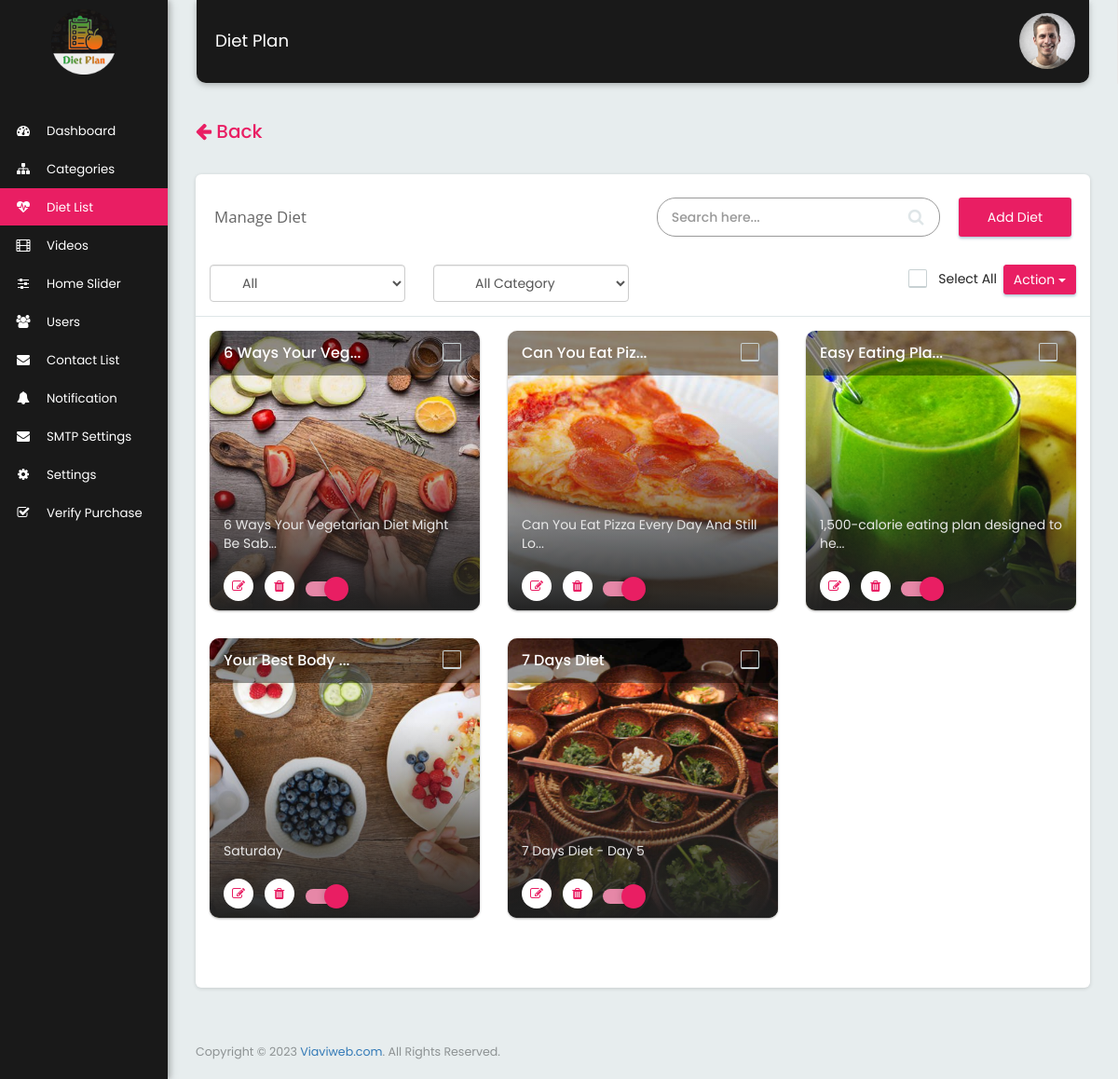
Screenshot of /manage_diets.php (signed in) with the database file from the repository.
### tables this page shows
CREATE TABLE `tbl_diets` (
  `id` int(11) NOT NULL,
  `cat_id` int(11) NOT NULL,
  `diet_title` varchar(150) NOT NULL,
  `diet_info` text NOT NULL,
  `diet_image` varchar(255) NOT NULL,
  `total_views` int(11) NOT NULL DEFAULT 0,
  `status` int(1) NOT NULL DEFAULT 1,
  `status_type` varchar(30) NOT NULL,
  `is_slider` int(1) NOT NULL DEFAULT 0
);

CREATE TABLE `tbl_category` (
  `cid` int(11) NOT NULL,
  `category_name` varchar(100) NOT NULL,
  `category_image` varchar(100) NOT NULL,
  `show_on_home` int(1) NOT NULL DEFAULT 0,
  `status` int(1) NOT NULL DEFAULT 1
);

### manage_diets.php (the view, shortened to what this page needs)
<?php
$page_title="Manage Diet";
include("includes/header.php");
require("includes/function.php");
$tableName="tbl_diets";
$limit = 12;
if(isset($_GET['cat_id'])){
	$cat_id = filter_var($_GET['cat_id'], FILTER_SANITIZE_STRING);
	if(isset($_GET['filter'])){
		$query ="SELECT COUNT(*) as num FROM tbl_diets
		LEFT JOIN tbl_category ON tbl_diets.`cat_id`=tbl_category.`cid`
		WHERE $status AND ".$_GET['filter']."";
		$targetpage = "manage_diets.php?cat_id=$cat_id&filter=".$_GET['filter'];
	}
	else{
		$query = "SELECT COUNT(*) as num FROM $tableName WHERE `cat_id`='$cat_id'";
		$targetpage = "manage_diets.php?cat_id=".$cat_id;
	}
	$total_pages = mysqli_fetch_array(mysqli_query($mysqli,$query));
	$total_pages = $total_pages['num'];
	$stages = 3;
	$page=0;
	if(isset($_GET['page'])){
		$page = mysqli_real_escape_string($mysqli,$_GET['page']);
	}
	if($page){
		$start = ($page - 1) * $limit;
	}else{
		$start = 0;
	}
	$quotes_qry="SELECT tbl_category.`category_name`,tbl_diets.* FROM tbl_diets
	LEFT JOIN tbl_category ON tbl_diets.`cat_id`= tbl_category.`cid`
	WHERE tbl_diets.`cat_id`='$cat_id'
	ORDER BY tbl_diets.`id` DESC LIMIT $start, $limit";
	$result=mysqli_query($mysqli,$quotes_qry);
	if(isset($_GET['filter'])){
		$status='';
		if($_GET['filter']=='enable'){
			$status="tbl_diets.`status`='1'";
		}else if($_GET['filter']=='disable'){
			$status="tbl_diets.`status`='0'";
		}
		$quotes_qry="SELECT tbl_category.`category_name`,tbl_diets.* FROM tbl_diets
		LEFT JOIN tbl_category ON tbl_diets.`cat_id`=tbl_category.`cid`
		WHERE $status AND tbl_diets.`cat_id`='$cat_id'
		ORDER BY tbl_diets.`id` DESC LIMIT $start, $limit";
		$result=mysqli_query($mysqli,$quotes_qry);
	}
}
else
{
	$limit = 12;
	$page=0;
	if($page){
		$start = ($page - 1) * $limit;
	}else{
		$start = 0;
	}
	$sql_query="SELECT tbl_diets.*,tbl_category.`category_name` FROM tbl_diets
	LEFT JOIN tbl_category ON tbl_diets.`cat_id` = tbl_category.`cid`
	ORDER BY tbl_diets.`id` DESC LIMIT $start, $limit";
	$result = mysqli_query($mysqli, $sql_query) or die(mysqli_error($mysqli));
}
?>
<div class="row">
	<div class="col-xs-12">
		<?php
		    if(isset($_SERVER['HTTP_REFERER']))
		    {
		      echo '<a href="'.$_SERVER['HTTP_REFERER'].'"><h4 class="pull-left" style="font-size: 20px;color: #e91e63"><i class="fa fa-arrow-left"></i> Back</h4></a>';
		    }
		?>
		<div class="card mrg_bottom">
			<div class="page_title_block">
				<div class="col-md-5 col-xs-12">
					<div class="page_title"><?= $page_title?></div>
				</div>
				<div class="col-md-7 col-xs-12">
					<div class="search_list">
						<div class="search_block">
							<form  method="post" action="<?php echo $_SERVER['PHP_SELF']; ?>">
								<input class="form-control input-sm" placeholder="Search here..." aria-controls="DataTables_Table_0" type="search" name="search_value" value="<?php if (isset($_POST['search_value'])) { echo $_POST['search_value']; } ?>" required="required">
								<button type="submit" name="data_search"  class="btn-search"><i class="fa fa-search"></i></button>
							</form>
						</div>
						<div class="add_btn_primary"> <a href="add_diets.php?add=yes">Add Diet</a> </div>
					</div>
				</div>
				<form id="filterForm" accept="" method="GET" style="clear:both">
					<div class="col-md-3">
						<select name="filter" class="form-control select2 filter" required style="padding: 5px 30px;height: 40px;">
							<option value="">All</option>
						</select>
					</div>
					<div class="col-md-3">
						<select name="cat_id" class="form-control select2 filter" required style="padding: 5px 40px;height: 40px;">
							<option value="">All Category</option>
						</select>
					</div>
				</form>
				<div class="col-md-4 col-xs-12 text-right" style="float: right;">
					<div class="checkbox" style="width: 95px;margin-top: 5px;margin-left: 10px;right: 100px;position: absolute;">
						<label for="checkall_input">
							Select All
						</label>
					</div>
					<div class="dropdown" style="float:right">
						<button class="btn btn-primary dropdown-toggle btn_cust" type="button" data-toggle="dropdown">Action
							<span class="caret"></span></button>
					</div>
				</div>
			</div>
			<div class="clearfix"></div>
				<div class="col-md-12 mrg-top">
					<div class="row">
						<?php
						$i=0;
						while($row=mysqli_fetch_array($result))
							{?>
								<div class="col-lg-4 col-sm-6 col-xs-12">
									<div class="block_wallpaper">
										<div class="wall_category_block">
											<h2>
												<?php
												if (strlen($row['category_name']) > 15) {
													echo substr(stripslashes($row['category_name']), 0, 15) . '...';
												} else {
													echo $row['category_name'];
												}
												?>
											</h2>
											<div class="checkbox" style="float: right">
												<label for="checkbox<?php echo $i;?>"></label>
											</div>
										</div>
										<div class="wall_image_title">
											<p><?php  if (strlen($row['diet_title']) > 40) {
												echo substr(stripslashes($row['diet_title']), 0, 40) . '...';
											} else {
												echo $row['diet_title'];
											}
											?></p>
											<ul>
												<li><a href="edit_diets.php?diet_id=<?php echo $row['id'];?>&redirect=<?=$redirectUrl?>" data-toggle="tooltip" data-tooltip="Edit"><i class="fa fa-edit"></i></a></li>
												<li><a href="javascript:void(0)" class="btn_delete" data-table="tbl_diets" data-id="<?php echo $row['id'];?>"  data-toggle="tooltip" data-tooltip="Delete"><i class="fa fa-trash"></i></a></li>
												<li>
													<div class="row toggle_btn">
														<label for="enable_disable_check_<?=$i?>" class="lbl"></label>
													</div>
												</li>
											</ul>
										</div>
										<span><img src="images/<?php echo $row['diet_image'];?>" /></span>
									</div>
								</div>
								<?php $i++; }?>
					</div>
				</div>
				<div class="col-md-12 col-xs-12">
					<div class="pagination_item_block">
					</div>
				</div>
		</div>
	</div>
</div>
<?php include("includes/footer.php");?>

### includes/header.php (style rules this page uses)
.btn_edit, .btn_cust { padding: 5px 10px !important; }

### rows the page displays
tbl_diets: tbl_category.category_name "6 Ways Your Veg", diet_title "6 Ways Your Vegetarian Diet Might Be Sab", diet_image (picture)
tbl_diets: tbl_category.category_name "Can You Eat Piz", diet_title "Can You Eat Pizza Every Day And Still Lo", diet_image (picture)
tbl_diets: tbl_category.category_name "Easy Eating Pla", diet_title "1,500-calorie eating plan designed to he", diet_image (picture)
tbl_diets: tbl_category.category_name "Your Best Body", diet_title "Saturday", diet_image (picture)
tbl_diets: tbl_category.category_name "7 Days Diet", diet_title "7 Days Diet - Day 5", diet_image (picture)

### other values shown
APP_NAME "Diet Plan"
$page_title "Manage Diet"
